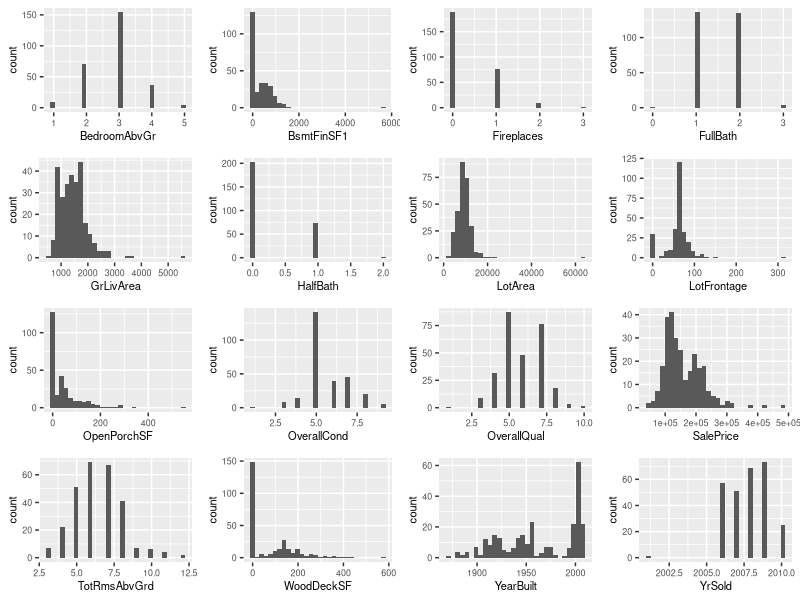

Recreate this plot in R. (Note: this script raises an error after producing the figure.)
library(caret) # For dummyVars()
library(e1071) # For SVR
library(glmnet) # For Ridge Regression and Lasso
library(ggpubr)
library(leaps) # For regsubsets()
library(tidyverse)

###############################################
# 1. Data Ingestion, Cleaning, and Feature Engineering
###############################################

## Read in the source data files.
CollegeCr <- read.csv('../Data/CollegeCr.csv')
CollegeCr_test <- read.csv('../Data/CollegeCr.test.csv')
Edwards <- read.csv('../Data/Edwards.csv')
Edwards_test <- read.csv('../Data/Edwards.test.csv')
OldTown <- read.csv('../Data/OldTown.csv')
OldTown_test <- read.csv('../Data/OldTown.test.csv')

## Find the common column names between the files to combine. We will only include columns that are present in all three datasets.
intersect_colnames <- sort(Reduce(intersect,list(colnames(CollegeCr),colnames(Edwards),colnames(OldTown))))
intersect_colnames_test <- sort(Reduce(intersect,list(colnames(CollegeCr_test),colnames(Edwards_test),colnames(OldTown_test))))

## Combine the neighborhoods into a common dataframe.
## Retain their neighborhood name into a variable named `Neighborhood`
df_neighborhoods <- rbind(CollegeCr[,intersect_colnames] %>% mutate(Neighborhood = "CollegeCr"),
      Edwards[,intersect_colnames] %>% mutate(Neighborhood = "Edwards")
      ,OldTown[,intersect_colnames] %>% mutate(Neighborhood = "OldTown"))

df_neighborhoods_test <- rbind(CollegeCr_test[,intersect_colnames_test] %>% mutate(Neighborhood = "CollegeCr"),
                               Edwards_test[,intersect_colnames_test] %>% mutate(Neighborhood = "Edwards")
                               ,OldTown_test[,intersect_colnames_test] %>% mutate(Neighborhood = "OldTown"))

## The training/test split between neighborhoods is slightly imbalanced.
nrow(CollegeCr) / (nrow(CollegeCr) + nrow(CollegeCr_test)) # 0.7945205
nrow(Edwards) / (nrow(Edwards) + nrow(Edwards_test)) # 0.8314607
nrow(OldTown) / (nrow(OldTown) + nrow(OldTown_test)) # 0.8018018


## Separate the columns with multiple delimited values (`Exterior` and `LotInfo`) into separate columns.
exterior_cols = c("Exterior1st","ExteriorQual","ExteriorCond")
lot_cols = c("LotConfig","LotShape","LotArea","LotFrontage")

df_neighborhoods_separate <- df_neighborhoods %>% separate(Exterior, exterior_cols, sep=";") %>% separate(LotInfo, lot_cols, sep=";")
df_neighborhoods_separate_test <- df_neighborhoods_test %>% separate(Exterior, exterior_cols, sep=";") %>% separate(LotInfo, lot_cols, sep=";")

df_neighborhoods_separate[,c("LotArea","LotFrontage")] <- sapply(df_neighborhoods_separate[,c("LotArea","LotFrontage")], as.integer)
df_neighborhoods_separate_test[,c("LotArea","LotFrontage")] <- sapply(df_neighborhoods_separate_test[,c("LotArea","LotFrontage")], as.integer)

## De-duplicating records (rows 115, 116, and 279 are duplicates). We only perform this for training data because we do not want to remove records from test data.
df_neighborhoods_dedupe <- unique(df_neighborhoods_separate)

## Fill in "NA" for empty strings in `BsmtQual`, `BsmtFinType1`, and `GarageType`.
## Also replace the empty `LotFR3` columns with 0. We will assume they do not have frontage on 3 sides.
empty_string_cols <- c("BsmtQual","BsmtFinType1","GarageType")
df_neighborhoods_impute <- df_neighborhoods_dedupe %>% 
                            mutate_at(empty_string_cols, ~replace(., . == "", "NA")) %>%
                            mutate_at("BsmtCond", ~replace(., is.na(.), "NA")) %>%
                            mutate_at("LotFrontage", ~replace(., is.na(.), 0)
                            )
df_neighborhoods_impute_test <- df_neighborhoods_separate_test %>% 
                                  mutate_at(empty_string_cols, ~replace(., . == "", "NA")) %>%
                                  mutate_at("BsmtCond", ~replace(., is.na(.), "NA")) %>%
                                  mutate_at("LotFrontage", ~replace(., is.na(.), 0)
                                  )


## Plot histograms for numeric columns
num_cols <- colnames(select_if(df_neighborhoods_impute, is.numeric))

for(i in num_cols){
  
  assign(paste('plot_',i,sep=""), 
         ggplot(data=df_neighborhoods_impute, aes_string(x=i)) + geom_histogram() + theme(text = element_text(size = 8))
  )
}

ggarrange(
  plot_BedroomAbvGr,
  plot_BsmtFinSF1,
  plot_Fireplaces,
  plot_FullBath,
  plot_GrLivArea,
  plot_HalfBath,
  plot_LotArea,
  plot_LotFrontage,
  plot_OpenPorchSF,
  plot_OverallCond,
  plot_OverallQual,
  plot_SalePrice,
  plot_TotRmsAbvGrd,
  plot_WoodDeckSF,
  plot_YearBuilt,
  plot_YrSold
)

## Removing the record with `YrSold` of 2001 because it is an error. Its `YrSold` is too many years prior to `YearBuilt`.
## Also removing the `Utilities` column because it only has one value and provides no predictive value.
df_neighborhoods_cleaned <- df_neighborhoods_impute[-which(df_neighborhoods_impute$YrSold == 2001) , !names(df_neighborhoods_impute) == "Utilities"]
df_neighborhoods_cleaned_test <- df_neighborhoods_impute_test[ , !names(df_neighborhoods_impute) == "Utilities"] # There is no `YrSold` == 2001 record to remove from the test data.

# Encodes the categorical variables for Linear Regression methods.
dmy <- dummyVars(" ~ .", data = df_neighborhoods_cleaned[, !names(df_neighborhoods_cleaned) == "SalePrice"])
df_neighborhoods_final <- cbind(data.frame(predict(dmy, newdata = df_neighborhoods_cleaned)), df_neighborhoods_cleaned$SalePrice)
names(df_neighborhoods_final)[names(df_neighborhoods_final) == "df_neighborhoods_cleaned$SalePrice"] <- "SalePrice"

set.seed(580)
spec = c(train = .75, validate = .25)

g = sample(cut(
  seq(nrow(df_neighborhoods_final)), 
  nrow(df_neighborhoods_final)*cumsum(c(0,spec)),
  labels = names(spec)
))

res = split(df_neighborhoods_final, g)
# Setting the validation dataframe
df_neighborhoods_final_validation <- res$validate
# Setting the training dataframe
df_neighborhoods_final_train <- res$train


df_neighborhoods_final_test <- data.frame(predict(dmy, newdata = df_neighborhoods_cleaned_test))


# Pulling a list of dummy variable column names so we can exclude them from standardization.
dummyVarNames <- names(df_neighborhoods_final)[!(names(df_neighborhoods_final) %in% names(df_neighborhoods_cleaned))]

# Creating scaled versions for Ridge Regression and Lasso, excluding the dummy variable names
df_neighborhoods_scaled <- cbind(df_neighborhoods_cleaned[, -which(names(df_neighborhoods_cleaned) %in% c('SalePrice'))] %>% mutate_if(is.numeric, scale) %>% mutate_if(is.character, as.factor), df_neighborhoods_cleaned$SalePrice)
names(df_neighborhoods_scaled)[names(df_neighborhoods_scaled) == "df_neighborhoods_cleaned$SalePrice"] <- "SalePrice"

set.seed(580)

g = sample(cut(
  seq(nrow(df_neighborhoods_scaled)), 
  nrow(df_neighborhoods_scaled)*cumsum(c(0,spec)),
  labels = names(spec)
))

res = split(df_neighborhoods_scaled, g)
# Setting the validation dataframe
df_neighborhoods_scaled_validation <- res$validate
# Setting the training dataframe
df_neighborhoods_scaled_train <- res$train

df_neighborhoods_scaled_test <- df_neighborhoods_cleaned_test[, -which(names(df_neighborhoods_cleaned_test) %in% c('SalePrice'))] %>% mutate_if(is.numeric, scale) %>% mutate_if(is.character, as.factor)

num_cols <- colnames(select_if(df_neighborhoods_scaled, is.numeric))

for(i in num_cols){
  
  assign(paste('plot_scaled_',i,sep=""), 
         ggplot(data=df_neighborhoods_scaled, aes_string(x=i)) + geom_histogram() + theme(text = element_text(size = 8))
  )
}

ggarrange(
  plot_scaled_BedroomAbvGr,
  plot_scaled_BsmtFinSF1,
  plot_scaled_Fireplaces,
  plot_scaled_FullBath,
  plot_scaled_GrLivArea,
  plot_scaled_HalfBath,
  plot_scaled_LotArea,
  plot_scaled_LotFrontage,
  plot_scaled_OpenPorchSF,
  plot_scaled_OverallCond,
  plot_scaled_OverallQual,
  plot_scaled_SalePrice,
  plot_scaled_TotRmsAbvGrd,
  plot_scaled_WoodDeckSF,
  plot_scaled_YearBuilt,
  plot_scaled_YrSold
)

# Not needed for now, but will find the names of non-numeric columns.
# non_num_cols <- colnames(select_if(df_neighborhoods_scaled, negate(is.numeric)))



#write.csv(df_neighborhoods_final, '../df_neighborhoods_final.csv')



# Saving this code in case we need to just change variables to factors instead of encoding.
# str(df_neighborhoods_scaled %>% mutate_if(negate(is.numeric), as.factor))


str(df_neighborhoods_scaled_test %>% mutate_if(negate(is.numeric), as.factor))


###############################################
# 2. Variable Selection and fitting
###############################################

## Forward Stepwise Selection
regit.fwd <- regsubsets(SalePrice~.,data=df_neighborhoods_final_train, nvmax=86, method="forward")
regit.fwd.summary <- summary(regit.fwd)

min_cp.fwd <- which.min(regit.fwd.summary$cp) # 22 Variables
min_bic.fwd <- which.min(regit.fwd.summary$bic) # 18 Variables
max_adjr2.fwd <- which.max(regit.fwd.summary$adjr2) # 34 Variables

plot(regit.fwd.summary$rss, xlab="Number of Variables", ylab="RSS", type="l")

plot(regit.fwd.summary$adjr2, xlab="Number of Variables", ylab="Adjusted RSq", type="l")
points(max_adjr2.fwd, regit.fwd.summary$adjr2[max_adjr2.fwd], col="red", cex=2, pch=20)

plot(regit.fwd.summary$cp, xlab="Number of Variables", ylab="Cp", type="l")
points(min_cp.fwd, regit.fwd.summary$cp[min_cp.fwd], col="red", cex=2, pch=20)

plot(regit.fwd.summary$bic, xlab="Number of Variables", ylab="BIC", type="l")
points(min_bic.fwd, regit.fwd.summary$bic[min_bic.fwd], col="red", cex=2, pch=20)

### Parsing the selected variables for each Cp, BIC, and Adj R^2 methods.
linear_forward_cp_vars <- paste(names(which(regit.fwd.summary$outmat[min_cp.fwd, ] == "*")), collapse="+")
linear_forward_bic_vars <- paste(names(which(regit.fwd.summary$outmat[min_bic.fwd, ] == "*")), collapse="+")
linear_forward_adjr2_vars <- paste(names(which(regit.fwd.summary$outmat[max_adjr2.fwd, ] == "*")), collapse="+")

### Fitting the linear models for the three selection criteria.
linear_forward_cp_model <- lm(paste("SalePrice ~ ",linear_forward_cp_vars,sep=""), data = df_neighborhoods_final_train)
linear_forward_bic_model <- lm(paste("SalePrice ~ ",linear_forward_bic_vars,sep=""), data = df_neighborhoods_final_train)
linear_forward_adjr2_model <- lm(paste("SalePrice ~ ",linear_forward_adjr2_vars,sep=""), data = df_neighborhoods_final_train)

### Storing the predictions for each model against the validation data.
linear_forward_cp_model.pred <- predict(linear_forward_cp_model, df_neighborhoods_final_validation)
linear_forward_bic_model.pred <- predict(linear_forward_bic_model, df_neighborhoods_final_validation)
linear_forward_adjr2_model.pred <- predict(linear_forward_adjr2_model, df_neighborhoods_final_validation)

### Calculating MSE for each model
mse_linear_forward_cp_model <- c("Linear Forward Selected Cp",mean((linear_forward_cp_model.pred - df_neighborhoods_final_validation$SalePrice)^2),"Linear Regression") # 1006790081
mse_linear_forward_bic_model <- c("Linear Forward Selected BIC",mean((linear_forward_bic_model.pred - df_neighborhoods_final_validation$SalePrice)^2),"Linear Regression") # 956447763
mse_linear_forward_adjr2_model <- c("Linear Forward Selected Adj R^2",mean((linear_forward_adjr2_model.pred - df_neighborhoods_final_validation$SalePrice)^2),"Linear Regression") # 1068484673


## Backward stepwise selection.
regit.bwd <- regsubsets(SalePrice~.,data=df_neighborhoods_final, nvmax=86, method="backward")
regit.bwd.summary <- summary(regit.bwd)

min_cp.bwd <- which.min(regit.bwd.summary$cp) # 20 Variables
min_bic.bwd <- which.min(regit.bwd.summary$bic) # 16 Variables
max_adjr2.bwd <- which.max(regit.bwd.summary$adjr2) # 37 Variables

plot(regit.bwd.summary$rss, xlab="Number of Variables", ylab="RSS", type="l")

plot(regit.bwd.summary$adjr2, xlab="Number of Variables", ylab="Adjusted RSq", type="l")
points(max_adjr2.bwd, regit.bwd.summary$adjr2[max_adjr2.bwd], col="red", cex=2, pch=20)

plot(regit.bwd.summary$cp, xlab="Number of Variables", ylab="Cp", type="l")
points(min_cp.bwd, regit.bwd.summary$cp[min_cp.bwd], col="red", cex=2, pch=20)

plot(regit.bwd.summary$bic, xlab="Number of Variables", ylab="BIC", type="l")
points(min_bic.bwd, regit.bwd.summary$bic[min_bic.bwd], col="red", cex=2, pch=20)

### Parsing the selected variables for each Cp, BIC, and Adj R^2 methods.
linear_backward_cp_vars <- paste(names(which(regit.bwd.summary$outmat[min_cp.bwd, ] == "*")), collapse="+")
linear_backward_bic_vars <- paste(names(which(regit.bwd.summary$outmat[min_bic.bwd, ] == "*")), collapse="+")
linear_backward_adjr2_vars <- paste(names(which(regit.bwd.summary$outmat[max_adjr2.bwd, ] == "*")), collapse="+")

### Fitting the linear models for the three selection criteria.
linear_backward_cp_model <- lm(paste("SalePrice ~ ",linear_backward_cp_vars,sep=""), data = df_neighborhoods_final_train)
linear_backward_bic_model <- lm(paste("SalePrice ~ ",linear_backward_bic_vars,sep=""), data = df_neighborhoods_final_train)
linear_backward_adjr2_model <- lm(paste("SalePrice ~ ",linear_backward_adjr2_vars,sep=""), data = df_neighborhoods_final_train)

### Storing the predictions for each model against the validation data.
linear_backward_cp_model.pred <- predict(linear_backward_cp_model, df_neighborhoods_final_validation)
linear_backward_bic_model.pred <- predict(linear_backward_bic_model, df_neighborhoods_final_validation)
linear_backward_adjr2_model.pred <- predict(linear_backward_adjr2_model, df_neighborhoods_final_validation)

### Calculating MSE for each model
mse_linear_backward_cp_model <- c("Linear Backward Selected Cp",mean((linear_backward_cp_model.pred - df_neighborhoods_final_validation$SalePrice)^2),"Linear Regression") # 902472200
mse_linear_backward_bic_model <- c("Linear Backward Selected BIC",mean((linear_backward_bic_model.pred - df_neighborhoods_final_validation$SalePrice)^2),"Linear Regression") # 867542533
mse_linear_backward_adjr2_model <- c("Linear Backward Selected Adj R^2",mean((linear_backward_adjr2_model.pred - df_neighborhoods_final_validation$SalePrice)^2),"Linear Regression") # 915621549


## Ridge Regression
x.train <- model.matrix(SalePrice~.,df_neighborhoods_scaled_train)[,-1]
y.train <- df_neighborhoods_scaled_train$SalePrice

grid=10^seq(10,-2,length=100)
ridge.mod=glmnet(x.train,y.train,alpha=0,lambda=grid)

set.seed(1)
cv.out=cv.glmnet(x.train,y.train,alpha=0)
plot(cv.out)

bestlam=cv.out$lambda.min
bestlam # 215004.4

out=glmnet(x.train,y.train,alpha=0)
predict(out,type="coefficients",s=bestlam)

x.validation <- model.matrix(SalePrice~.,df_neighborhoods_scaled_validation)[,-1]
y.validation <- df_neighborhoods_scaled_validation$SalePrice

ridge.pred <- predict(ridge.mod, s = bestlam, newx = x.validation)
mse_ridge_regression <- c("Ridge Regression",mean((ridge.pred - y.validation)^2),"Shrinkage") # 1,548,617,820


# Lasso
x.train <- model.matrix(SalePrice~.,df_neighborhoods_scaled_train)[,-1]
y.train <- df_neighborhoods_scaled_train$SalePrice

lasso.mod=glmnet(x.train,y.train,alpha=1,lambda=grid)
plot(lasso.mod)

set.seed(1)
cv.out=cv.glmnet(x.train,y.train,alpha=1)
plot(cv.out)

bestlam=cv.out$lambda.min
bestlam # 15525.06

out=glmnet(x.train,y.train,alpha=1,lambda=grid)
lasso.coef=predict(out,type="coefficients",s=bestlam)
lasso.coef

x.validation <- model.matrix(SalePrice~.,df_neighborhoods_scaled_validation)[,-1]
y.validation <- df_neighborhoods_scaled_validation$SalePrice

lasso.pred <- predict(lasso.mod, s = bestlam, newx = x.validation)
mse_lasso <- c("Lasso",mean((lasso.pred - y.validation)^2),"Shrinkage") # 1,800,027,642


# Elastic Net

## Found a working example here: http://www.sthda.com/english/articles/37-model-selection-essentials-in-r/153-penalized-regression-essentials-ridge-lasso-elastic-net/#elastic-net

## Set Train Control
set.seed(580)
train_control <- trainControl(method = "repeatedcv",
                              number = 5,
                              repeats = 5,
                              search = "random",
                              verboseIter = TRUE)

elastic_train_data <- cbind(x.train, y.train)
colnames(elastic_train_data)[colnames(elastic_train_data) == 'y.train'] <- 'SalePrice'

elastic_net_model <- train(SalePrice ~ .,
                           data = elastic_train_data,
                           method = "glmnet",
                           tuneLength = 25,
                           trControl = train_control)

x.validation <- model.matrix(SalePrice~.,df_neighborhoods_scaled_validation)[,-1]
y.validation <- df_neighborhoods_scaled_validation$SalePrice

elastic_net.pred <- elastic_net_model %>% predict(x.validation)
mse_elastic_net <- c("Elastic Net",mean((elastic_net.pred - y.validation)^2),"Shrinkage") #983,506,727.699282

# Random Forest Regression
library(randomForest)
set.seed(580)

rf.neighborhoods <- randomForest(SalePrice~., data = df_neighborhoods_final_train, importance=TRUE, ntree=100)
rf.pred <- predict(rf.neighborhoods, newdata = df_neighborhoods_final_validation)
mse_random_forest <- c("Random Forest",mean((rf.pred - y.validation)^2),"Decision Tree") #731,087,965

importance(rf.neighborhoods)


###############################################
# Model Selection
###############################################

## Combine the MSE resuts into one dataframe
df_mse <- data.frame(rbind(mse_linear_forward_cp_model,
                mse_linear_forward_bic_model,
                mse_linear_forward_adjr2_model,
                mse_linear_backward_cp_model,
                mse_linear_backward_bic_model,
                mse_linear_backward_adjr2_model,
                mse_ridge_regression,
                mse_random_forest,
                mse_lasso,
                mse_elastic_net))

## Rename the columns
colnames(df_mse) <- c("Model", "Mean Squared Error", "Family")
df_mse$`Mean Squared Error` <- as.numeric(df_mse$`Mean Squared Error`)

# Sort 
df_mse %>% arrange(`Mean Squared Error`)

ggplot(df_mse, aes(x = reorder(Model, `Mean Squared Error`), y = `Mean Squared Error`, fill = Family)) + geom_bar(stat = "identity")
